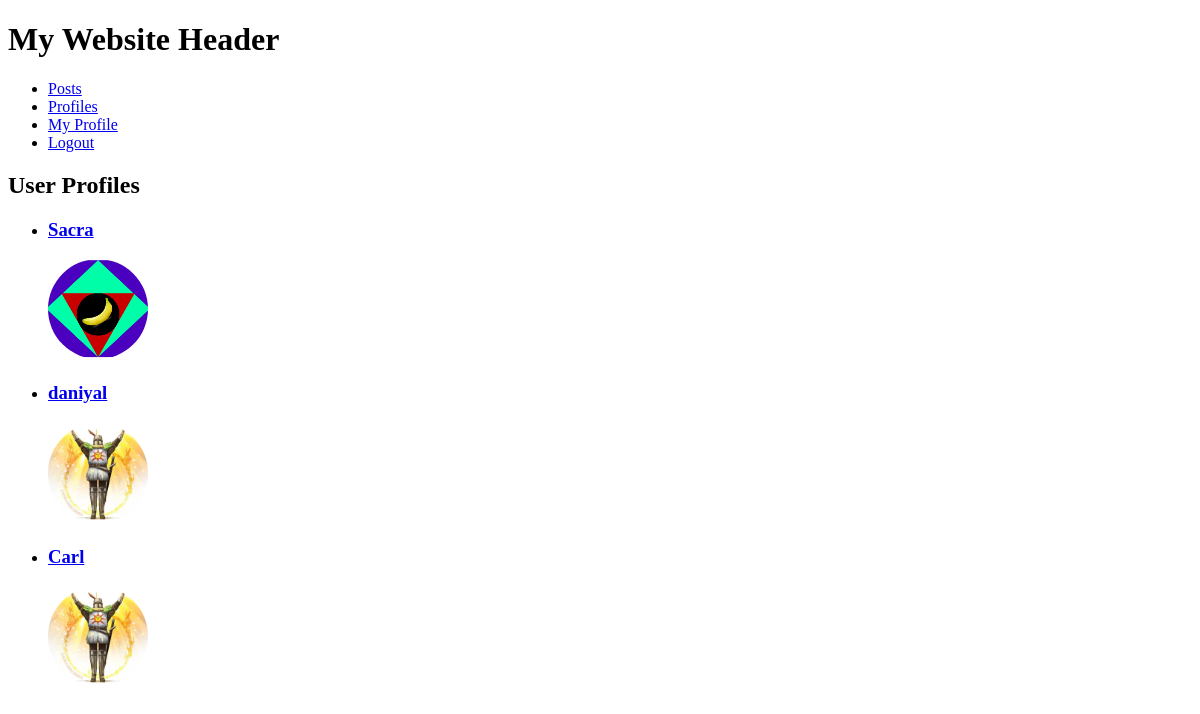
The app's page /users/profile/ (signed in) with its own data.
### users/models.py (models this page shows, shortened)
class Profile(models.Model):
    user = models.OneToOneField(
        User,
        on_delete=models.CASCADE,
        related_name='profile'
    )
    bio = models.TextField(
        'Bio',
        blank=True,
        null=True
    )
    profile_picture = models.ImageField(
        'Profile Picture',
        upload_to='profile_pictures/',
        blank=True,
        null=False,
        default='profile_pictures/default.jpg'
    )

### users/CBV.py (the view, shortened to what this page needs)
# urls.py: path('profile/', ProfileView.as_view(), name='profile'),
class ProfileView(LoginRequiredMixin, View):
    @lru_cache(maxsize=15)
    def get(self, request, username=None):
        if username:
            profile_user = self.get_profile_user(username)
            profile = self.get_profile(profile_user)
            followers = Follow.objects.filter(following=profile_user).select_related('follower')
            is_following = Follow.objects.filter(follower=request.user, following=profile_user).exists()
            return render(request, 'profile.html', {
                'user': profile_user,
                'profile': profile,
                'followers': followers,
                'following':following,
                'is_following': is_following,
            })
        else:
            all_profiles = Profile.objects.exclude(user=request.user)
            return render(request, 'profiles.html', {
                'profiles': all_profiles,
            })

### users/templates/profiles.html (shortened to what this page needs)
{% extends 'base.html' %}
{% block content %}
    <h2>User Profiles</h2>
    <ul>
        {% for profile in profiles %}
            <li>
               <h3><a href="{% url 'profile' profile.user.username %}">{{ profile.user.username }}</a></h3>
            </li>
            {% if profile.profile_picture %}
                <img class="profile-picture" src="{{ profile.profile_picture.url }}" alt="Profile Picture">
            {% endif %}
        {% empty %}
            <p>No profiles available.</p>
        {% endfor %}
    </ul>
{% endblock %}

### templates/base.html (shortened to what this page needs)
<!DOCTYPE html>
<html lang="en">
<head>
</head>
<body>
    <header>
        <h1>My Website Header</h1>
        <nav>
            <ul>
                {% if user.is_authenticated %}
                    <li><a href="{% url 'posts' %}">Posts</a></li>
                    <li><a href="{% url 'profile'%}">Profiles</a></li>
                    <li><a href="{% url 'self_profile' request.user.username %}">My Profile</a></li>
                    <li><a href="{% url 'logout' %}">Logout</a></li>
                {% else %}
                    <li><a href="{% url 'register' %}">Register</a></li>
                    <li><a href="{% url 'login' %}">Login</a></li>
                {% endif %}
            </ul>
        </nav>
    </header>
    <main>
        {% block content %}{% endblock %}
    </main>
</body>
</html>

### users/templates/profiles.html (style rules this page uses)
.profile-picture { width: 100px; height: 100px; object-fit: cover; border-radius: 50%; }

### records on screen
Profile: user.username "Sacra", profile_picture (picture)
Profile: user.username "daniyal", profile_picture (placeholder picture)
Profile: user.username "Carl", profile_picture (placeholder picture)
